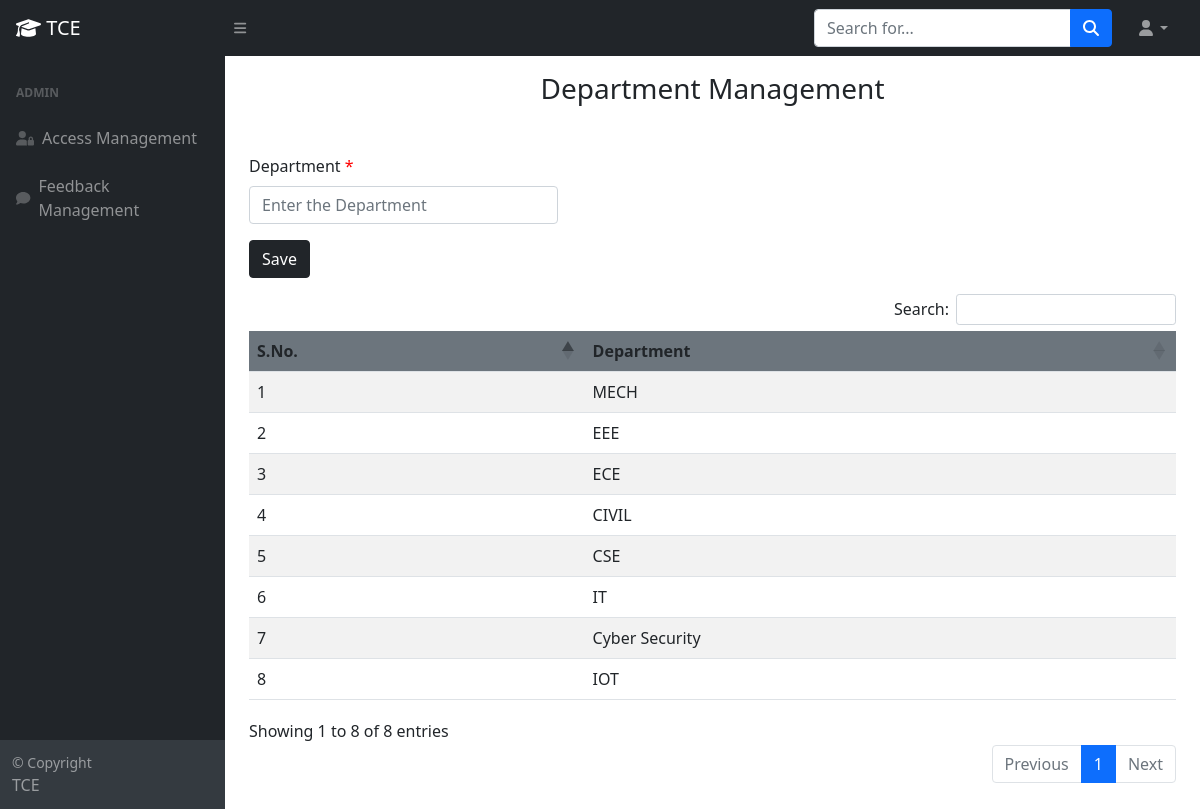
/admindepartment.php (signed in), run on the app's committed database.
### tables this page shows
CREATE TABLE `department` (
  `did` int(11) NOT NULL,
  `department` varchar(20) NOT NULL
);

### admindepartment.php (the view, shortened to what this page needs)
<!DOCTYPE html>
<html lang="en">
<head>
    <link href="https://cdn.jsdelivr.net/npm/bootstrap@5.2.1/dist/css/bootstrap.min.css" rel="stylesheet">
    <link rel="stylesheet" href="https://cdnjs.cloudflare.com/ajax/libs/twitter-bootstrap/5.2.0/css/bootstrap.min.css">
    <link rel="stylesheet" href="https://cdn.datatables.net/1.12.1/css/dataTables.bootstrap5.min.css">
    <link rel="stylesheet" href="https://cdn.datatables.net/buttons/2.2.3/css/buttons.bootstrap5.min.css">
    <link href="css/styles.css" rel="stylesheet" />
</head>
<nav class="sb-topnav navbar navbar-expand navbar-dark bg-dark">
    <a class="navbar-brand ps-3" href="admindashboard.php"> <i class="fas fa-graduation-cap"></i> TCE</a>
    <button class="btn btn-link btn-sm order-1 order-lg-0 me-4 me-lg-0" id="sidebarToggle" href="#!"><i class="fas fa-bars"></i></button>
    <form class="d-none d-md-inline-block form-inline ms-auto me-0 me-md-3 my-2 my-md-0">
        <div class="input-group">
            <input class="form-control" type="text" placeholder="Search for..." aria-label="Search for..." aria-describedby="btnNavbarSearch" />
            <button class="btn btn-primary" id="btnNavbarSearch" type="button"><i class="fas fa-search"></i></button>
        </div>
    </form>
    <ul class="navbar-nav ms-auto ms-md-0 me-3 me-lg-4">
        <li class="nav-item dropdown">
            <a class="nav-link dropdown-toggle" id="navbarDropdown" href="#" role="button" data-bs-toggle="dropdown" aria-expanded="false"><i class="fas fa-user fa-fw"></i></a>
        </li>
    </ul>
</nav>
<div id="layoutSidenav">
    <div id="layoutSidenav_nav">
        <nav class="sb-sidenav accordion sb-sidenav-dark" id="sidenavAccordion">
            <div class="sb-sidenav-menu">
                <div class="nav">
                    <div class="sb-sidenav-menu-heading">Admin</div>
                    <a class="nav-link" href="adminuserblock.php">
                        <div class="sb-nav-link-icon"><i class="fas fa-user-lock"></i></div>
                        Access Management
                    </a>
                    <a class="nav-link" href="adminfeedback.php">
                        <div class="sb-nav-link-icon"><i class="fas fa-comment"></i></div>
                        Feedback Management
                    </a>
                </div>
            </div>
            <div class="sb-sidenav-footer">
                <div class="small">&copy; Copyright</div>
                TCE
            </div>
        </nav>
    </div>
    <div id="layoutSidenav_content">
        <main>
            <body>
                <?php
                include("db_connection.php");
                try {
                    $con = new PDO($str, $user, $pass);
                    $con->setAttribute(PDO::ATTR_DEFAULT_FETCH_MODE, PDO::FETCH_OBJ);
                    $sql = "SELECT * FROM department";
                    $res = $con->query($sql);
                    $res->execute();
                ?>
                    <h3 class="text-center mt-3">Department Management</h3>
                    <div class="container mt-5" id="pdf">
                        <form action="<?php echo $_SERVER['PHP_SELF']; ?>" method="post">
                            <div class="col-sm-4 mb-3">
                                <label for="department" class="form-label">Department</label><span style="color:red"> *</span>
                                <input name="department" type="text" class="form-control" id="department" placeholder="Enter the Department" required>
                            </div>
                            <button name="submit" type="submit" class="btn btn-dark mb-3">Save</button>
                        </form>
                        <table id="example" class="table table-striped" style="width:100%">
                            <thead>
                                <tr class="bg-secondary">
                                    <th>S.No.</th>
                                    <th>Department</th>
                                </tr>
                            </thead>
                            <tbody>
                                <?php
                                while ($row = $res->fetch()) {
                                ?>
                                    <tr>
                                        <td><?php echo $row->did; ?>
                                        </td>
                                        <td><?php echo $row->department; ?>
                                        </td>
                                    </tr>
                                <?php
                                }
                                ?>
                            </tbody>
                        </table>
                    </div>
                    <br>
                <?php
                } catch (Exception $e) {
                    echo "Error: " . $e->getMessage();
                }
                ?>
            </body>
        </main>
    </div>
</div>
</html>

### data on the page
department: did "1", department "MECH"
department: did "2", department "EEE"
department: did "3", department "ECE"
department: did "4", department "CIVIL"
department: did "5", department "CSE"
department: did "6", department "IT"
department: did "7", department "Cyber Security"
department: did "8", department "IOT"
